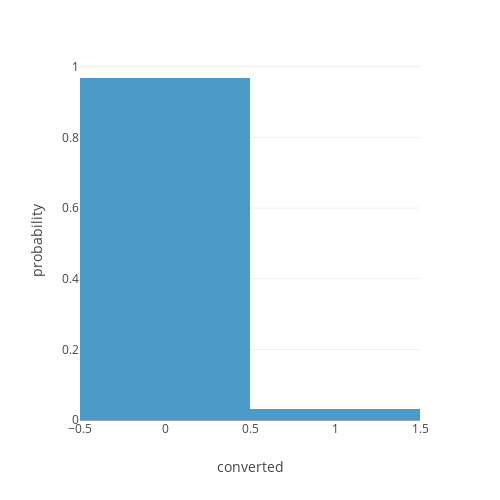

This figure's notebook cell:
### Code cell
px.histogram(data_sample, 'converted', histnorm = 'probability', height=500, width = 500)

### Figure 1 — Plotly figure (JSON) as saved in the notebook; plotly's stock layout.template omitted (floating-point values rounded to 4 significant figures; data arrays with more than 128 entries replaced by an {"elided": "..."} marker saying what was removed)
{"data": [{"alignmentgroup": "True", "bingroup": "x", "histnorm": "probability", "hovertemplate": "converted=%{x}<br>probability=%{y}<extra></extra>", "legendgroup": "", "marker": {"color": "#4B9AC7", "pattern": {"shape": ""}}, "name": "", "offsetgroup": "", "orientation": "v", "showlegend": false, "type": "histogram", "x": {"elided": "10000 int values"}, "xaxis": "x", "yaxis": "y"}], "layout": {"barmode": "relative", "height": 500, "legend": {"tracegroupgap": 0}, "margin": {"t": 60}, "width": 500, "xaxis": {"anchor": "y", "domain": [0, 1], "title": {"text": "converted"}}, "yaxis": {"anchor": "x", "domain": [0, 1], "title": {"text": "probability"}}}}
